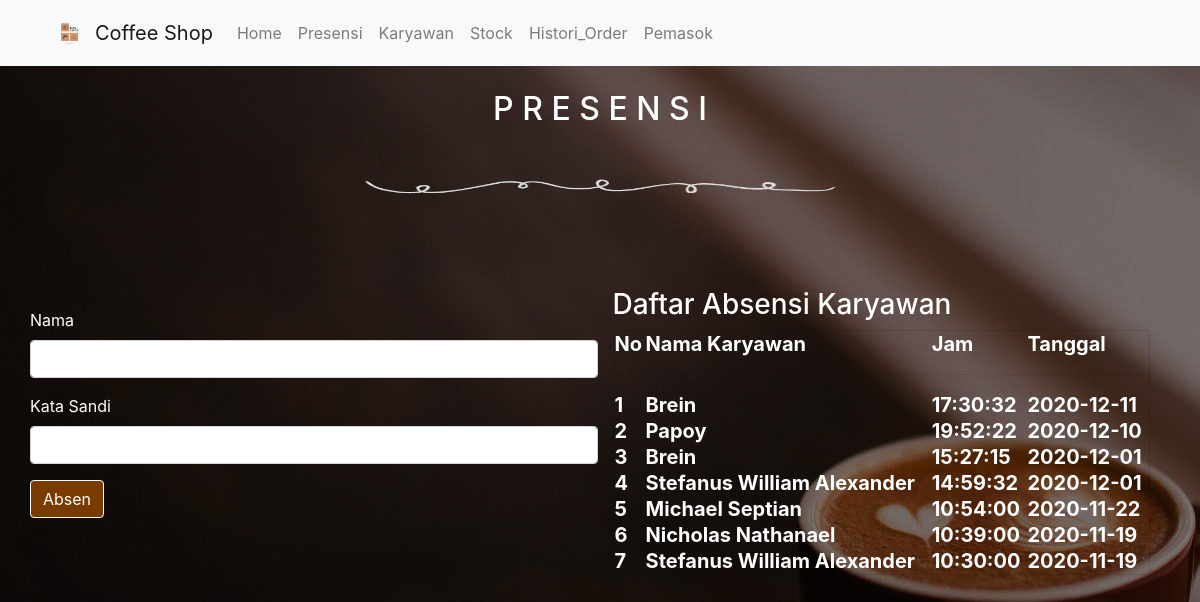
Page /public/presensi on the committed database.
### tables this page shows
CREATE TABLE `karyawan` (
  `id` int(11) NOT NULL,
  `nama_karyawan` varchar(288) NOT NULL,
  `password` varchar(288) NOT NULL,
  `jabatan` varchar(288) NOT NULL,
  `gaji` int(11) NOT NULL,
  `alamat` longtext NOT NULL,
  `umur` int(11) NOT NULL,
  `notelp` varchar(288) NOT NULL
);

CREATE TABLE `presensi` (
  `id` int(11) NOT NULL,
  `id_karyawan` int(11) NOT NULL,
  `jam` time NOT NULL,
  `tanggal` date NOT NULL
);

### app/core/Controller.php (called while the page is built, shortened)
<?php
class Controller {
	public function view($view ,$data = [])
	{
		require_once '../app/views/' . $view . '.php';
	}
	public function service($service){
		return new $service;
	}
}

### app/controllers/Presensi.php (called while the page is built, shortened)
<?php
class Presensi extends Controller
{
    public function index()
    {
        $data['judul'] = 'Presensi';
        $data['daftar'] = $this->service('Presensi_Service')->getAllPresensi();
        $data['karyawan'] = $this->service('Karyawan_Service')->getDataKaryawan();
        $this->view('templates/header', $data);
        $this->view('presensi/index', $data);
    }
}

### app/core/App.php (called while the page is built, shortened)
<?php
class App{
	protected $method = 'index';
	protected $params = [];
	public function __construct()
	{
		$this->controller = new $this->controller;
		call_user_func_array([$this->controller, $this->method], $this->params);
	}
}

### public/index.php (called while the page is built, shortened)
<?php
$app = new App;
?>

### app/core/Database.php (called while the page is built, shortened)
<?php
class Database{
    private $host = DB_HOST;
    private $user = DB_USER;
    private $pass = DB_PASS;
    private $db_name = DB_NAME;
    private $dbh;
    private $stmt;
    function __construct()
	{
        $dsn = 'mysql:host=' . $this->host . ';dbname=' . $this->db_name;
        $option = [
            PDO::ATTR_PERSISTENT => true,
            PDO::ATTR_ERRMODE => PDO::ERRMODE_EXCEPTION
        ];
        try{
            $this->dbh = new PDO($dsn, $this->user, $this->pass, $option);
        }catch(PDOExpception $e){
            die($e->getMessage());
        }
    }
    public function query($query){
        $this->stmt = $this->dbh->prepare($query);
    }
    public function execute(){
        $this->stmt->execute();
    }
    public function resultSet(){
        $this->execute();
        return $this->stmt->fetchAll(PDO::FETCH_ASSOC);
    }
}

### app/domain/sales/dao/Karyawan_DAO.php (called while the page is built, shortened)
<?php
class Karyawan_DAO
{
    private $db;
    function __construct()
    {
        $this->db = new Database;
    }
    public function getAll()
    {
        $this->db->query('select * from karyawan');
        return $this->db->resultSet();
    }
}

### app/domain/sales/service/Karyawan_Service.php (called while the page is built, shortened)
<?php
class Karyawan_Service{
    private $dao;
    function __construct(){
        $this->dao = new Karyawan_DAO;
    }
    public function getDataKaryawan(){
        return $this->dao->getAll();
    }
}

### app/domain/sales/dao/Presensi_DAO.php (called while the page is built, shortened)
<?php
class Presensi_DAO
{
    private $db;
    function __construct()
    {
        $this->db = new Database;
    }
    public function getAll()
    {
        $this->db->query('SELECT * FROM presensi ORDER BY id DESC');
        return $this->db->resultSet();
    }
}

### app/domain/sales/service/Presensi_Service.php (called while the page is built, shortened)
<?php
class Presensi_Service
{
    private $dao;
    function __construct()
    {
        $this->dao = new Presensi_DAO;
    }
    public function getAllPresensi()
    {
        return $this->dao->getAll();
    }
}

### app/views/presensi/index.php (the view, shortened to what this page needs)
<body style="background-image : url('<?php echo MYURL; ?>/img/background.jpg'); opacity :5;">
  <center>
    <h2 style="color:white; margin-top:90px">P R E S E N S I</h2>
    <img src='<?php echo MYURL; ?>/img/spr.png' width='500px' height='100px;'>
  </center>
  <div class="container mt-5">
    <br>
    <div class="row row-cols-1 row-cols-md-2">
      <form action="<?php echo MYURL; ?>/presensi/absen" method="post" style="color:white;">
        <div class="form-group" style="color:white;">
          <label for="namaLabel">Nama</label>
          <input type="text" class="form-control" id="nama" name="nama" autocomplete="off">
        </div>
        <div class="form-group">
          <label for="passwordLabel">Kata Sandi</label>
          <input type="password" class="form-control" id="pass" name="pass" autocomplete="off">
        </div>
        <button type="submit" class="btn btn-primary" style="background-color: #783c00; border-color:white">Absen</button>
      </form>
      <div class="col mb-6" style="color:white;">
        <h3 style="color:white;margin-top:-20px;">Daftar Absensi Karyawan</h3>
        <div class="card" style="background-color:transparent;">
          <table style="color:white;font-size:20px;">
            <tr>
              <th>No</th>
              <th>Nama Karyawan</th>
              <th>Jam</th>
              <th>Tanggal</th>
            </tr>
            <tr>
              <th><hr></th>
              <th><hr></th>
              <th><hr></th>
              <th><hr></th>
            </tr>
            <?php $no = 1;
            foreach ($data['daftar'] as $daftar) : ?>
              <?php foreach ($data['karyawan'] as $karyawan) : ?>
                <?php if ($karyawan['id'] == $daftar['id_karyawan']) : ?>
                  <tr>
                    <th><?php echo $no; ?></th>
                    <th><?php echo $karyawan['nama_karyawan']; ?></th>
                    <th><?php echo $daftar['jam']; ?></th>
                    <th><?php echo $daftar['tanggal']; ?></th>
                  </tr>
                  <?php $no++; ?>
                <?php endif ?>
              <?php endforeach ?>
            <?php endforeach ?>
          </table>
        </div>
      </div>
    </div>
  </div>
</body>

### app/views/templates/header.php (shortened to what this page needs)
<html>
<head>
  <link rel="stylesheet" href='http://localhost/CoffeeShop-1/public/css/bootstrap.css'>
</head>
<nav class="navbar navbar-expand-lg navbar-light bg-light" style="position:fixed; z-index:999; top:0px;width:100%;">
  <div class="container">
    <img src='<?php echo MYURL; ?>/img/logo.png' width='50px' height='50px'>
    <a class="navbar-brand" href="#">Coffee Shop</a>
    <div class="collapse navbar-collapse" id="navbarNav">
      <ul class="navbar-nav">
        <li class="nav-item">
          <a class="nav-link" href="<?php echo MYURL; ?>">Home <span class="sr-only">(current)</span></a>
        </li>
        <li class="nav-item">
          <a class="nav-link" href="<?php echo MYURL; ?>/presensi">Presensi</a>
        </li>
        <li class="nav-item">
          <a class="nav-link" href="<?php echo MYURL; ?>/karyawan">Karyawan</a>
        </li>
        <li>
          <a class="nav-link" href="<?php echo MYURL; ?>/stock">Stock</a>
        </li>
        <li>
          <a class="nav-link" href="<?php echo MYURL; ?>/history">Histori_Order</a>
        </li>
        <li>
          <a class="nav-link" href="<?php echo MYURL; ?>/pemasok">Pemasok</a>
        </li>
      </ul>
    </div>
</nav>

### rows in the picture
presensi: jam "17:30:32", tanggal "2020-12-11"
karyawan: nama_karyawan "Brein"
presensi: jam "19:52:22", tanggal "2020-12-10"
karyawan: nama_karyawan "Papoy"
presensi: jam "15:27:15", tanggal "2020-12-01"
presensi: jam "14:59:32", tanggal "2020-12-01"
karyawan: nama_karyawan "Stefanus William Alexander"
presensi: jam "10:54:00", tanggal "2020-11-22"
karyawan: nama_karyawan "Michael Septian"
presensi: jam "10:39:00", tanggal "2020-11-19"
karyawan: nama_karyawan "Nicholas Nathanael"
presensi: jam "10:30:00", tanggal "2020-11-19"
